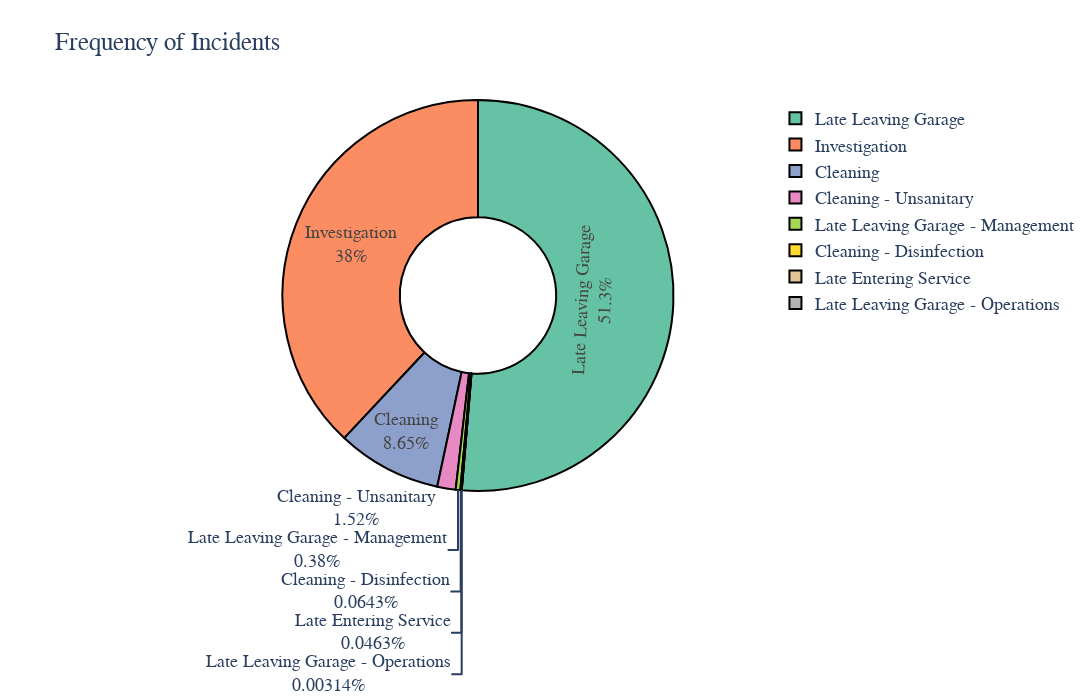

The cell this chart's notebook holds for it:
### Code cell
list_avoidable = ['Late Leaving Garage','Cleaning','Late Entering Service','Cleaning - Unsanitary','Cleaning - Disinfection', 'Late Leaving Garage - Operations','Late Leaving Garage - Management','Investigation']
df_delays_avoidable=df_bus_delay[df_bus_delay['Incident'].isin(list_avoidable)]
df_delays_avoidable.head()
print(df_delays_avoidable['Incident'].unique())

# Count the frequency of each incident
df_delays_avoidable_count = df_delays_avoidable['Incident'].value_counts().reset_index()
df_delays_avoidable_count.head()
# Create a doughnut chart using plotly
fig = px.pie(df_delays_avoidable_count, names='Incident', values='count', title='Frequency of Incidents', hole=0.4, width=1200, height=700,
             color_discrete_sequence=px.colors.qualitative.Set2
             )

# Manually add text labels with both percent and label
fig.update_traces(textinfo='percent+label', 
                  customdata=df_delays_avoidable_count['Incident'],
                  hovertemplate='%{label}: %{percent}<br>Count: %{value}<br>Custom Data: %{customdata}'
                 )

# Customize the text font
fig.update_layout(font=dict(family='Arial', size=18))

fig.update_traces(
    texttemplate='',  # Set the text template to an empty string to hide percentages
    marker=dict(line=dict(color='black', width=2))  # Add borders to the pie chart
)

# Show the plot
fig.show()

### Figure 1 — Plotly figure (JSON) as saved in the notebook; plotly's stock layout.template omitted (floating-point values rounded to 4 significant figures)
{"data": [{"customdata": ["Late Leaving Garage", "Investigation", "Cleaning", "Cleaning - Unsanitary", "Late Leaving Garage - Management", "Cleaning - Disinfection", "Late Entering Service", "Late Leaving Garage - Operations"], "domain": {"x": [0, 1], "y": [0, 1]}, "hole": 0.4, "hovertemplate": "%{label}: %{percent}<br>Count: %{value}<br>Custom Data: %{customdata}", "labels": ["Late Leaving Garage", "Investigation", "Cleaning", "Cleaning - Unsanitary", "Late Leaving Garage - Management", "Cleaning - Disinfection", "Late Entering Service", "Late Leaving Garage - Operations"], "legendgroup": "", "marker": {"line": {"color": "black", "width": 2}}, "name": "", "showlegend": true, "textinfo": "percent+label", "texttemplate": "", "type": "pie", "values": [65443, 48457, 11026, 1943, 484, 82, 59, 4]}], "layout": {"font": {"family": "Arial", "size": 18}, "height": 700, "legend": {"tracegroupgap": 0}, "piecolorway": ["rgb(102,194,165)", "rgb(252,141,98)", "rgb(141,160,203)", "rgb(231,138,195)", "rgb(166,216,84)", "rgb(255,217,47)", "rgb(229,196,148)", "rgb(179,179,179)"], "title": {"text": "Frequency of Incidents"}, "width": 1200}}
